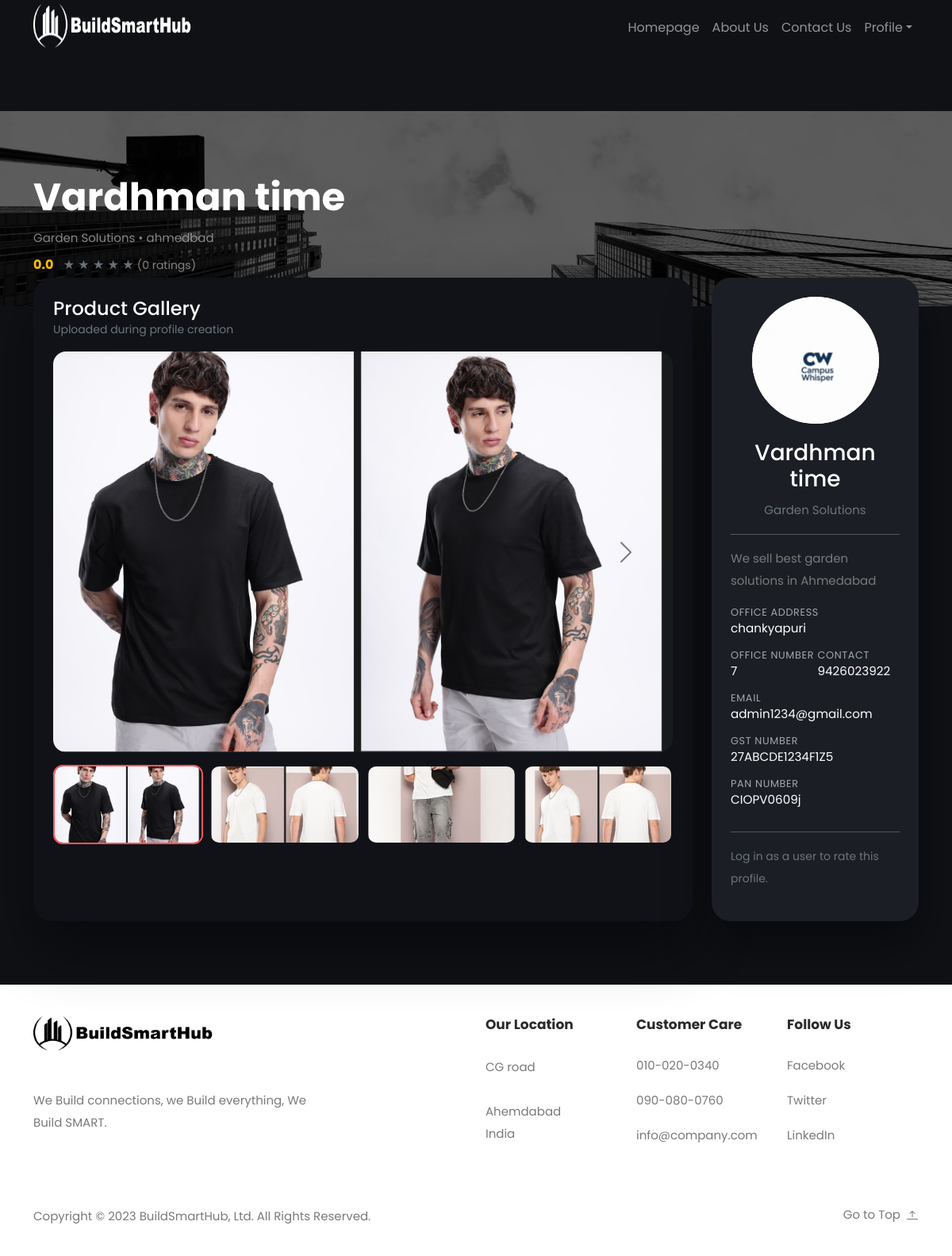
The app's page /profile/2/ with its own data.
### demo/models.py (models this page shows, shortened)
class UserProfile(models.Model):
    user = models.ForeignKey('User', on_delete=models.CASCADE)
    company_name = models.CharField(max_length=100, unique=True)
    office_address = models.CharField(max_length=200)
    office_number = models.CharField(max_length=15)
    gst_number = models.CharField(max_length=20)
    pan_number = models.CharField(max_length=20)
    service_type = models.CharField(max_length=100, choices=SERVICE_TYPE_CHOICES)
    company_description = models.TextField()
    logo = models.ImageField(upload_to="Img/logo", blank=True, null=True)

class User(models.Model):
    name = models.CharField(max_length=100, unique=True)
    contact = models.IntegerField()
    email = models.EmailField()
    city = models.CharField(max_length=50)
    create_password = models.CharField(max_length=50)
    confirm_password = models.CharField(max_length=50)
    user_type = models.CharField(max_length=20, choices=[('user', 'User'), ('service_provider', 'Service Provider')])

class ProfileImage(models.Model):
    profile = models.ForeignKey(UserProfile, related_name='images', on_delete=models.CASCADE)
    image = models.ImageField(upload_to='Img/profile')
    uploaded_at = models.DateTimeField(auto_now_add=True)

### demo/views.py (the view, shortened to what this page needs)
# urls.py: path('profile/<int:pk>/', views.profile_detail, name='profile_detail'),
def profile_detail(request, pk):
    try:
        profile = UserProfile.objects.get(pk=pk)
    except UserProfile.DoesNotExist:
        messages.error(request, "Profile does not exist.")
        return redirect('choose')
    photos = profile.images.all()
    from django.db.models import Avg, Count
    rating_agg = profile.ratings.aggregate(avg=Avg('rating'), count=Count('id'))
    avg_rating = rating_agg['avg'] or 0
    rating_count = rating_agg['count'] or 0
    logged_in_user = None
    logged_in_user_id = request.session.get('logged_in_user_id')
    can_rate = False
    user_rating = None
    if logged_in_user_id:
        try:
            logged_in_user = User.objects.get(id=int(logged_in_user_id))
        except User.DoesNotExist:
            logged_in_user = None
    is_owner = False
    if logged_in_user and profile.user.id == logged_in_user.id:
        is_owner = True
    return render(request, 'demo/Modified_files/companyprofile.html', {
        'profile': profile,
        'photos': photos,
        'is_owner': is_owner,
        'avg_rating': avg_rating,
        'rating_count': rating_count,
        'can_rate': can_rate,
        'user_rating': user_rating,
    })

### demo/context_processors.py (called while the page is built)
def user_flags(request):
    return {
        'is_service_provider': request.session.get('is_service_provider', False),
        'is_user': request.session.get('is_user', False),
        'logged_in_username': request.session.get('logged_in_username'),
        'logged_in_user_id': request.session.get('logged_in_user_id'),
    }

### demo/templates/demo/Modified_files/companyprofile.html (shortened to what this page needs)
{% load static %}
<!DOCTYPE html>
<html lang="en">
<head>
  <link href="{% static 'vendor/bootstrap/css/bootstrap.min.css' %}" rel="stylesheet">
  <link rel="stylesheet" href="{% static 'assets/css/fontawesome.css' %}">
  <link rel="stylesheet" href="{% static 'assets/css/templatemo-572-designer.css' %}">
</head>
<body>
<header id="top">
  <nav class="main-navigation navbar navbar-expand-lg navbar-dark">
    <div class="container">
      <a class="navbar-brand" href="{% url 'choose' %}"><img src="{% static 'assets/images/projlogo-transformed.png' %}" style="height: 60px; width: 240px;" alt="BuildSmartHub"></a>
      <div class="collapse navbar-collapse" id="navbarNav">
        <ul class="navbar-nav ms-auto">
          <li class="nav-item"><a class="nav-link" href="{% url 'choose' %}">Homepage</a></li>
          <li class="nav-item"><a class="nav-link" href="{% url 'about' %}">About Us</a></li>
          <li class="nav-item"><a class="nav-link" href="{% url 'contact' %}">Contact Us</a></li>
          <li class="nav-item dropdown">
            <a class="nav-link dropdown-toggle" href="#" id="navbarDropdown" role="button" data-bs-toggle="dropdown" aria-expanded="false">Profile</a>
          </li>
        </ul>
      </div>
    </div>
  </nav>
</header>
<section class="profile-hero">
  <div class="container">
    <div class="d-flex flex-column flex-lg-row justify-content-between align-items-lg-center">
      <div>
        <h1 class="display-5 fw-bold text-white">{{ profile.company_name }}</h1>
        <p class="mb-0 text-white-50">{{ profile.service_type }}{% if profile.user.city %} &bull; {{ profile.user.city }}{% endif %}</p>        <div class="mt-2">
          <strong class="text-warning">{{ avg_rating|floatformat:1 }}</strong>
          <span class="ms-2">
            {% with avg_rating|floatformat:0 as avg_round %}
              {% for _ in "12345"|make_list %}
                {% if forloop.counter <= avg_round %}
                  <span class="text-warning">&#9733;</span>
                {% else %}
                  <span class="text-muted">&#9733;</span>
                {% endif %}
              {% endfor %}
            {% endwith %}
          </span>
          <small class="text-white-50"> ({{ rating_count }} ratings)</small>
        </div>      </div>
    </div>
  </div>
</section>
<div class="container profile-wrapper">
  <div class="row g-4 align-items-stretch">
    <div class="col-lg-9 order-lg-1 order-2">
      <div class="gallery-card h-100">
        <div class="d-flex justify-content-between align-items-center mb-3">
          <div>
            <h4 class="mb-0">Product Gallery</h4>
            <small class="text-muted">Uploaded during profile creation</small>
          </div>
        </div>
        {% if photos %}
        <div id="profileGallery" class="carousel slide" data-bs-ride="carousel">
          <div class="carousel-inner">
            {% for photo in photos %}
            <div class="carousel-item {% if forloop.first %}active{% endif %}">
              <img src="{{ photo.image.url }}" class="d-block w-100 gallery-image" alt="Photo {{ forloop.counter }} of {{ profile.company_name }}">
            </div>
            {% endfor %}
          </div>
          {% if photos|length > 1 %}
          <button class="carousel-control-prev" type="button" data-bs-target="#profileGallery" data-bs-slide="prev">
            <span class="carousel-control-prev-icon" aria-hidden="true"></span>
          </button>
          <button class="carousel-control-next" type="button" data-bs-target="#profileGallery" data-bs-slide="next">
            <span class="carousel-control-next-icon" aria-hidden="true"></span>
          </button>
          {% endif %}
        </div>
        {% if photos|length > 1 %}
        <div class="gallery-thumbs mt-3">
          <div class="row g-2">
            {% for photo in photos %}
            <div class="col-4 col-md-3">
              <button type="button" data-bs-target="#profileGallery" data-bs-slide-to="{{ forloop.counter0 }}" {% if forloop.first %}aria-current="true"{% endif %} aria-label="Slide {{ forloop.counter }}">
                <img src="{{ photo.image.url }}" class="{% if forloop.first %}active-thumb{% endif %}" alt="Thumbnail {{ forloop.counter }}">
              </button>
            </div>
            {% endfor %}
          </div>
        </div>
        {% endif %}
        {% else %}
        <div class="empty-gallery">
          <p>No product images uploaded yet.</p>
        </div>
        {% endif %}
      </div>
    </div>
    <div class="col-lg-3 order-lg-2 order-1">
      <div class="profile-summary h-100">
        <div class="logo-circle">
          {% if profile.logo %}
          <img src="{{ profile.logo.url }}" alt="{{ profile.company_name }} logo">
          {% else %}
          <img src="{% static 'assets/images/trending-item-01.jpg' %}" alt="{{ profile.company_name }} logo">
          {% endif %}
        </div>
        <h3 class="text-center">{{ profile.company_name }}</h3>
        <p class="text-center text-muted">{{ profile.service_type }}</p>
        <hr>
        <p>{{ profile.company_description|default:"No company description provided yet." }}</p>
        <ul class="info-list">
          <li><span>Office Address</span>{{ profile.office_address }}</li>
          <li><span>Office Number</span>{{ profile.office_number }}</li>
          <li><span>Contact</span>{{ profile.user.contact }}</li>
          <li><span>Email</span>{{ profile.user.email }}</li>
          <li><span>GST Number</span>{{ profile.gst_number }}</li>
          <li><span>PAN Number</span>{{ profile.pan_number }}</li>
        </ul>
        <hr>
        <div class="mt-3">
          {% if can_rate %}
          <h5 class="text-white">Rate this profile</h5>
          <form method="post" action="{% url 'rate_profile' profile.id %}">
            {% csrf_token %}
            <div class="rating-input" aria-label="Rating">
              {% for ch in "12345"|make_list %}
                <label class="star-label">
                  <input type="radio" name="rating" value="{{ forloop.counter }}" {% if user_rating == forloop.counter %}checked{% endif %}>
                  <span class="star">&#9733;</span>
                </label>
              {% endfor %}
            </div>
            <div class="mt-2">
              <textarea name="comment" class="form-control" placeholder="Optional comment"></textarea>
            </div>
            <div class="mt-2">
              <button class="btn btn-primary btn-sm">Submit Rating</button>
            </div>
          </form>
          {% else %}
            {% if not request.session.logged_in_user_id %}
              <p class="small text-muted">Log in as a user to rate this profile.</p>
            {% endif %}
          {% endif %}
        </div>
      </div>
    </div>
  </div>
</div>
<footer>
  <div class="container">
    <div class="row">
      <div class="col-lg-4">
        <div class="about-widget">
          <img src="{% static 'assets/images/footer-logo.png' %}" alt="BuildSmartHub footer logo">
          <p>We Build connections, we Build everything, We Build SMART.</p>
        </div>
      </div>
      <div class="col-lg-2 offset-lg-2">
        <div class="location-widget">
          <h4>Our Location</h4>
          <p>CG road <br><br>Ahemdabad <br>India</p>
        </div>
      </div>
      <div class="col-lg-2">
        <div class="customer-care">
          <h4>Customer Care</h4>
          <ul class="info">
            <li><a href="#">010-020-0340</a></li>
            <li><a href="#">090-080-0760</a></li>
            <li><a href="#">info@company.com</a></li>
          </ul>
        </div>
      </div>
      <div class="col-lg-2">
        <div class="follow-us">
          <h4>Follow Us</h4>
          <ul class="social-links">
            <li><a href="#">Facebook</a></li>
            <li><a href="#">Twitter</a></li>
            <li><a href="#">LinkedIn</a></li>
          </ul>
        </div>
      </div>
      <div class="col-lg-12">
        <div class="sub-footer">
          <div class="row">
            <div class="col-lg-6">
              <p>Copyright © 2023 BuildSmartHub, Ltd. All Rights Reserved.</p>
            </div>
            <div class="col-lg-6 text-end">
              <a href="#top" class="scroll-to-top text-decoration-none">
                Go to Top
              </a>
            </div>
          </div>
        </div>
      </div>
    </div>
  </div>
</footer>
</body>
</html>

### demo/static/assets/css/templatemo-572-designer.css (style rules this page uses)
body { font-family: 'Poppins', sans-serif; }
img { width: 100%; overflow: hidden; }
a { text-decoration: none; }
ul { padding: 0; margin: 0; list-style: none; }
ul li { display: inline-block; }
p { font-size: 15px; line-height: 28px; color: #7a7a7a; }
section { margin-top: 00px; padding-top: 60px; }
@media (min-width: 576px) { section { margin-top: 60px; padding-top: 60px; } }
.main-navigation { position: absolute; width: 100%; padding-top: 0px; -webkit-transition: all .3s; transition: all .3s; }
.navbar-nav { background-color: #2a2a2a; border-radius: 7.5px; padding: 10px 20px; margin-top: 0px; }
@media (min-width: 992px) { .navbar-nav { background-color: transparent; border-radius: 0px; padding: 0px; margin-top: 0px; } }
.navbar-expand-lg .navbar-collapse { -webkit-box-pack: end; -ms-flex-pack: end; justify-content: flex-end; }
footer { margin-top: 80px; text-align: center; }
@media (min-width: 992px) { footer { text-align: left; margin-top: 120px; } }
footer .about-widget img { max-width: 273px; margin-bottom: 45px; }
footer h4 { font-size: 17px; font-weight: 700; text-transform: capitalize; color: #2a2a2a; margin-bottom: 30px; margin-top: 45px; }
@media (min-width: 992px) { footer h4 { margin-top: 0px; } }
footer ul.info li { display: block; margin-bottom: 20px; }
footer ul.info li a { font-size: 15px; color: #7a7a7a; -webkit-transition: all .5s; transition: all .5s; }
footer ul.info li:last-child { margin-bottom: 0px; }
footer ul.social-links li { display: block; margin-bottom: 20px; }
footer ul.social-links li a { font-size: 15px; color: #7a7a7a; -webkit-transition: all .5s; transition: all .5s; }
footer ul.social-links li:last-child { margin-bottom: 0px; }
footer .sub-footer { margin-top: 60px; padding-bottom: 20px; }
footer .sub-footer a.scroll-to-top { text-align: center; width: 100%; display: inline-block; font-size: 15px; color: #ff565b; -webkit-transition: all .5s; transition: all .5s; }
@media (min-width: 992px) { footer .sub-footer a.scroll-to-top { text-align: right; color: #7a7a7a; } }
footer .sub-footer a.scroll-to-top svg { margin-left: 3px; }

### records on screen
UserProfile: company_name "Vardhman time", service_type "Garden Solutions", user.city "ahmedbad", logo (picture), company_description "We sell best garden solutions in Ahmedabad", office_address "chankyapuri", office_number "7", user.contact "9426023922", user.email "admin1234@gmail.com", gst_number "27ABCDE1234F1Z5", pan_number "CIOPV0609j"
ProfileImage: image (picture)
ProfileImage: image (picture)
ProfileImage: image (picture)
ProfileImage: image (picture)

### other values on screen
{{ avg_rating|floatformat:1 }} "0.0"
{{ rating_count }} "0"
